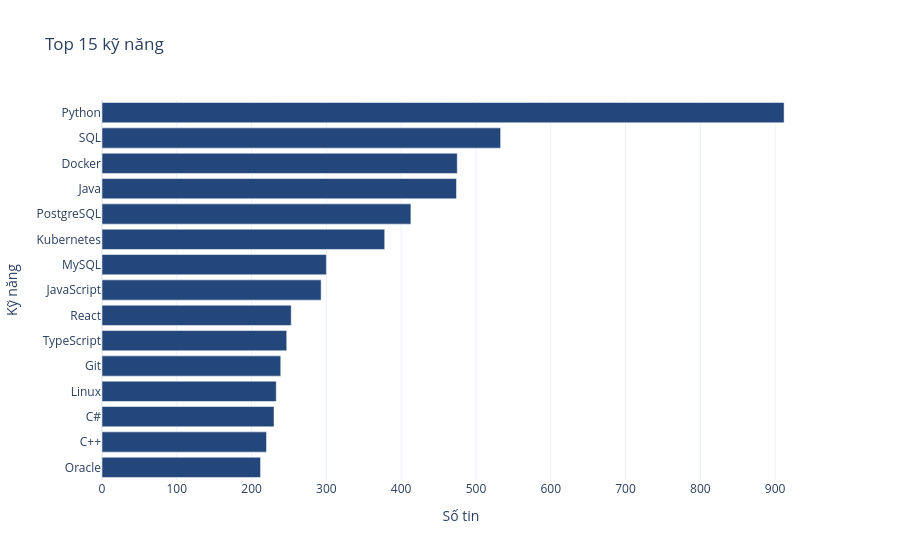
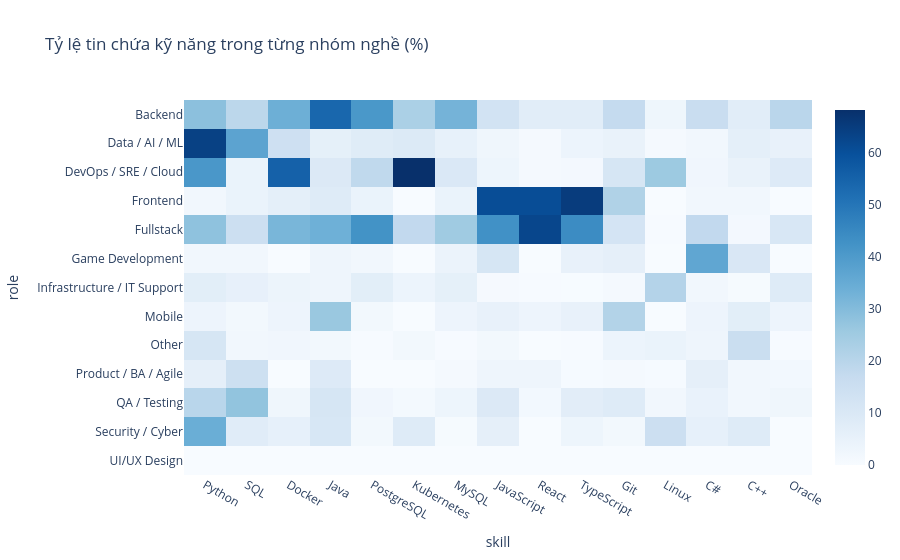

The cell these charts' notebook holds for them, in order:
### Markdown cell above
## 4. Kỹ năng và quan hệ với nhóm nghề
Sử dụng `extracted_info.tech_stack`, không trộn kỹ năng nguồn với từ khóa AI. Tỷ lệ = số tin chứa kỹ năng / số tin trong nhóm. Một tin nhiều kỹ năng nên tổng tỷ lệ có thể vượt 100%.

### Code cell
top = skill_counts(df, tech).head(15)
display(top)
px.bar(top.sort_values('postings'), x='postings', y='skill', orientation='h', labels={'postings':'Số tin', 'skill':'Kỹ năng'}, title='Top 15 kỹ năng').show()
pairs = tech.merge(df[['snapshot_id','role']], on='snapshot_id').drop_duplicates(['snapshot_id','skill'])
heat = pd.crosstab(pairs.role, pairs.skill).reindex(columns=top.skill, fill_value=0)
heat = heat.div(df.groupby('role').size(), axis=0).mul(100).fillna(0)
px.imshow(heat, aspect='auto', color_continuous_scale='Blues', title='Tỷ lệ tin chứa kỹ năng trong từng nhóm nghề (%)').show()
display(Markdown(f"Kỹ năng xuất hiện nhiều nhất là **{top.iloc[0]['skill']}**, có trong **{int(top.iloc[0].postings)}** tin. Đây là tần suất trong mẫu, không phải xác suất xin được việc."))

### Figure 1 — Plotly figure (JSON) as saved in the notebook; plotly's stock layout.template omitted (floating-point values rounded to 4 significant figures)
{"data": [{"hovertemplate": "Số tin=%{x}<br>Kỹ năng=%{y}<extra></extra>", "legendgroup": "", "marker": {"color": "#24477B", "pattern": {"shape": ""}}, "name": "", "orientation": "h", "showlegend": false, "textposition": "auto", "type": "bar", "x": [212, 220, 230, 233, 239, 247, 253, 293, 300, 378, 413, 474, 475, 533, 912], "xaxis": "x", "y": ["Oracle", "C++", "C#", "Linux", "Git", "TypeScript", "React", "JavaScript", "MySQL", "Kubernetes", "PostgreSQL", "Java", "Docker", "SQL", "Python"], "yaxis": "y"}], "layout": {"barmode": "relative", "legend": {"tracegroupgap": 0}, "title": {"text": "Top 15 kỹ năng"}, "xaxis": {"anchor": "y", "domain": [0.0, 1.0], "title": {"text": "Số tin"}}, "yaxis": {"anchor": "x", "domain": [0.0, 1.0], "title": {"text": "Kỹ năng"}}}}

### Figure 2 — Plotly figure (JSON) as saved in the notebook; plotly's stock layout.template omitted (floating-point values rounded to 4 significant figures; data arrays with more than 128 entries replaced by an {"elided": "..."} marker saying what was removed)
{"data": [{"coloraxis": "coloraxis", "hovertemplate": "skill: %{x}<br>role: %{y}<br>color: %{z}<extra></extra>", "name": "0", "type": "heatmap", "x": ["Python", "SQL", "Docker", "Java", "PostgreSQL", "Kubernetes", "MySQL", "JavaScript", "React", "TypeScript", "Git", "Linux", "C#", "C++", "Oracle"], "xaxis": "x", "y": ["Backend", "Data / AI / ML", "DevOps / SRE / Cloud", "Frontend", "Fullstack", "Game Development", "Infrastructure / IT Support", "Mobile", "Other", "Product / BA / Agile", "QA / Testing", "Security / Cyber", "UI/UX Design"], "yaxis": "y", "z": {"elided": "13x15 float values"}}], "layout": {"coloraxis": {"autocolorscale": false, "colorscale": [[0.0, "rgb(247,251,255)"], [0.125, "rgb(222,235,247)"], [0.25, "rgb(198,219,239)"], [0.375, "rgb(158,202,225)"], [0.5, "rgb(107,174,214)"], [0.625, "rgb(66,146,198)"], [0.75, "rgb(33,113,181)"], [0.875, "rgb(8,81,156)"], [1.0, "rgb(8,48,107)"]]}, "title": {"text": "Tỷ lệ tin chứa kỹ năng trong từng nhóm nghề (%)"}, "xaxis": {"anchor": "y", "domain": [0.0, 1.0], "title": {"text": "skill"}}, "yaxis": {"anchor": "x", "autorange": "reversed", "domain": [0.0, 1.0], "title": {"text": "role"}}}}
